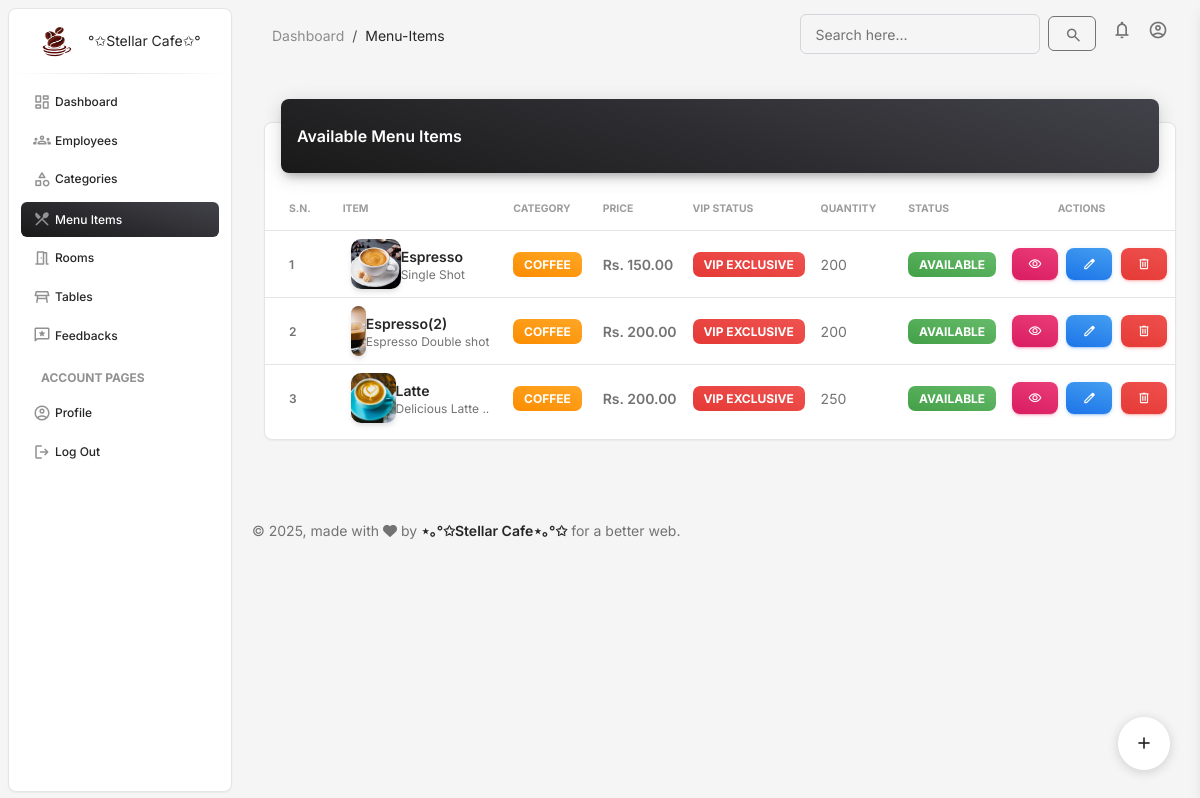
The page /menuitems/available-menu-items/ on the database its author committed.
### menuitems/models.py (models this page shows, shortened)
class MenuItem(models.Model):
    VIP_STATUS_CHOICES = (
        ('REGULAR', 'Regular Item'),
        ('VIP_ONLY', 'VIP Exclusive'),
        ('VIP_PRIORITY', 'VIP Priority'),
    )
    name = models.CharField(max_length=100, unique=True)
    description = models.TextField(blank=True)
    price = models.DecimalField(max_digits=8, decimal_places=2)
    category = models.ForeignKey('categories.Category', on_delete=models.CASCADE, related_name='menu_items')
    is_available = models.BooleanField(default=True)
    quantity = models.PositiveIntegerField(default=0)
    image = models.ImageField(upload_to="menu_items/")
    vip_status = models.CharField(
        max_length=12,
        choices=VIP_STATUS_CHOICES,
        default='REGULAR',
        help_text="Automatically set based on category type (VIP/NORMAL)"
    )
    preparation_time = models.PositiveIntegerField(
        default=15,
        help_text="Average preparation time in minutes"
    )
    created_at = models.DateTimeField(auto_now_add=True)
    updated_at = models.DateTimeField(auto_now=True)
    class Meta:
        ordering = ['category__display_order', 'name']
        verbose_name = 'Menu Item'
        verbose_name_plural = 'Menu Items'
        indexes = [
            models.Index(fields=['is_available']),
            models.Index(fields=['vip_status']),
        ]

### categories/models.py (models this page shows, shortened)
class Category(models.Model):
    CATEGORY_TYPES = (
        ('VIP', 'VIP Items'),
        ('NORMAL', 'Normal Items'),
    )
    name = models.CharField(max_length=50, unique=True)
    description = models.TextField(blank=True)
    display_order = models.PositiveSmallIntegerField(default=0)
    is_active = models.BooleanField(default=True)
    category_type = models.CharField(
        max_length=10,
        choices=CATEGORY_TYPES,
        default='NORMAL',
        help_text="VIP items are only available in VIP rooms"
    )
    class Meta:
        verbose_name_plural = "Categories"
        ordering = ['display_order', 'name']

### menuitems/views.py (the view)
# urls.py: path('available-menu-items/', views.available_items, name='available_items'),
def available_items(request):
    items = MenuItem.objects.all().order_by('category__display_order', 'name')
    return render(request, 'menuitems/available_items.html', {
        'menu_items': items,
        'page': 'Available Menu items',
        'current_section': 'Menu-Items',
    })

### menuitems/templates/menuitems/available_items.html (shortened to what this page needs)
{% extends 'user_admin/base.html' %}
{% load static %}
{% block content %}
<div class="container-fluid py-4">
    <div class="row">
        <div class="col-12">
            <div class="card my-4">
                <div class="card-header p-0 position-relative mt-n4 mx-3 z-index-2">
                    <div class="bg-gradient-dark shadow-dark border-radius-lg pt-4 pb-3">
                        <h6 class="text-white text-capitalize ps-3">Available Menu Items</h6>
                    </div>
                </div>
                <div class="card-body px-0 pb-2">
                    <div class="table-responsive p-0">
                        <table class="table align-items-center justify-content-center mb-0">
                            <thead>
                                <tr>
                                    <th class="text-uppercase text-secondary text-xxs font-weight-bolder opacity-7">S.N.</th>
                                    <th class="text-uppercase text-secondary text-xxs font-weight-bolder opacity-7 ps-2">Item</th>
                                    <th class="text-uppercase text-secondary text-xxs font-weight-bolder opacity-7 ps-2">Category</th>
                                    <th class="text-uppercase text-secondary text-xxs font-weight-bolder opacity-7 ps-2">Price</th>
                                    <th class="text-uppercase text-secondary text-xxs font-weight-bolder opacity-7 ps-2">VIP Status</th>
                                    <th class="text-uppercase text-secondary text-xxs font-weight-bolder opacity-7 ps-2">Quantity</th>
                                    <th class="text-uppercase text-secondary text-xxs font-weight-bolder opacity-7 ps-2">Status</th>
                                    <th class="text-uppercase text-secondary text-xxs font-weight-bolder opacity-7 ps-2 text-center">Actions</th>
                                </tr>
                            </thead>
                            <tbody>
                                {% for item in menu_items %}
                                <tr>
                                    <td class="ps-4">
                                        <p class="text-xs font-weight-bold mb-0">{{ forloop.counter }}</p>
                                    </td>
                                    <td>
                                        <div class="d-flex px-2">
                                            <div>
                                                {% if item.image %}
                                                <img src="{{ item.image.url }}" class="img-fluid shadow"   style="width: 50px; height: 50px; object-fit: cover; border-radius: 10px;" alt="{{ item.name }}">
                                                {% else %}
                                                <div class="avatar avatar-sm me-3 bg-gradient-dark">
                                                    <i class="material-symbols-rounded text-white">fastfood</i>
                                                </div>
                                                {% endif %}
                                            </div>
                                            <div class="my-auto">
                                                <h6 class="mb-0 text-sm">{{ item.name }}</h6>
                                                <p class="text-xs text-secondary mb-0">{{ item.description|truncatechars:30|default:"-" }}</p>
                                            </div>
                                        </div>
                                    </td>
                                    <td>
                                        <span class="badge badge-sm
                                            {% if item.category.category_type == 'VIP' %}bg-gradient-warning{% else %}bg-gradient-info{% endif %}">
                                            {{ item.category.name }}
                                        </span>
                                    </td>
                                    <td>
                                        <p class="text-sm font-weight-bold mb-0">Rs. {{ item.price }}</p>
                                    </td>
                                    <td>
                                        <span class="badge badge-sm
                                            {% if item.vip_status == 'VIP_ONLY' %}bg-gradient-danger
                                            {% elif item.vip_status == 'VIP_PRIORITY' %}bg-gradient-warning
                                            {% else %}bg-gradient-success{% endif %}">
                                            {{ item.get_vip_status_display }}
                                        </span>
                                    </td>
                                    <td>
                                        <p class="text-sm mb-0">{{ item.quantity }}</p>
                                    </td>
                                    <td>
                                        <span class="badge badge-sm {% if item.is_available %}bg-gradient-success{% else %}bg-gradient-danger{% endif %}">
                                            {% if item.is_available %}Available{% else %}Unavailable{% endif %}
                                        </span>
                                    </td>
                                    <td class="align-middle text-center">
                                        <a href="{% url 'view_item' item.id %}" class="btn btn-sm bg-gradient-primary me-1 mb-0" title="View">
                                            <i class="material-symbols-rounded text-sm">visibility</i>
                                        </a>
                                        <a href="{% url 'update_item' item.id %}" class="btn btn-sm bg-gradient-info me-1 mb-0" title="Edit">
                                            <i class="material-symbols-rounded text-sm">edit</i>
                                        </a>
                                        <a href="{% url 'delete_item' item.id %}" class="btn btn-sm bg-gradient-danger mb-0" title="Delete">
                                            <i class="material-symbols-rounded text-sm">delete</i>
                                        </a>
                                    </td>
                                </tr>
                                {% empty %}
                                <tr>
                                    <td colspan="8" class="text-center py-4">No menu items available</td>
                                </tr>
                                {% endfor %}
                            </tbody>
                        </table>
                    </div>
                </div>
            </div>
        </div>
    </div>
</div>
<div class="fixed-plugin">
    <a class="fixed-plugin-button text-dark position-fixed px-3 py-2" title="Add new Menu Item" href="{% url 'add_item' %}">
        <i class="material-symbols-rounded py-2">add</i>
    </a>
</div>
{% endblock %}

### rows shown on the page
MenuItem: image (picture), name "Espresso", description "Single Shot", category.name "COFFEE", price "150.00", vip_status "VIP EXCLUSIVE", quantity "200", is_available "AVAILABLE"
MenuItem: image (picture), name "Espresso(2)", description "Espresso Double shot", category.name "COFFEE", price "200.00", vip_status "VIP EXCLUSIVE", quantity "200", is_available "AVAILABLE"
MenuItem: image (picture), name "Latte", description "Delicious Latte ..", category.name "COFFEE", price "200.00", vip_status "VIP EXCLUSIVE", quantity "250", is_available "AVAILABLE"

### other values the page prints
{{ current_section }} "Menu-Items"
